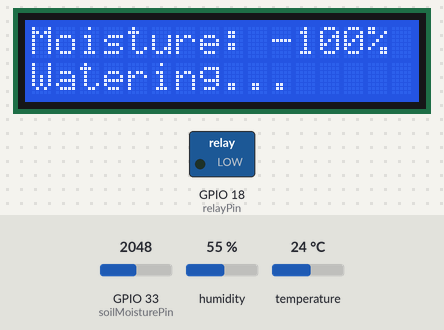
Simulated run of this sketch. Board: ESP32. Parts: 16×2 character LCD, switched loads named in the sketch (green lamp = pin HIGH). The inputs (shaded band) are chosen by the test bench; at power-on: humidity 55 %, GPIO 33 (soilMoisturePin) = 2048, temperature 24 °C. WiFi joins after 1.5 s; servers stay silent unless stated; what the sketch prints to the serial monitor is not drawn.

Above: at 2.7 s.
2.8 s: humidity set to 22 %
At 4.2 s:
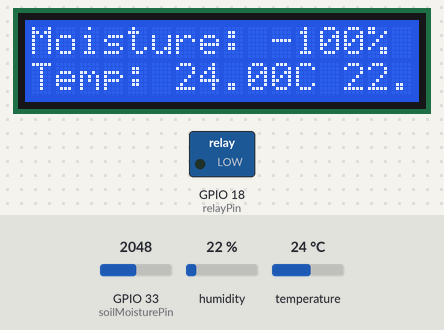
5.5 s: GPIO 33 (soilMoisturePin) set to 2866
8.2 s: GPIO 33 (soilMoisturePin) set to 765
At 10.8 s:
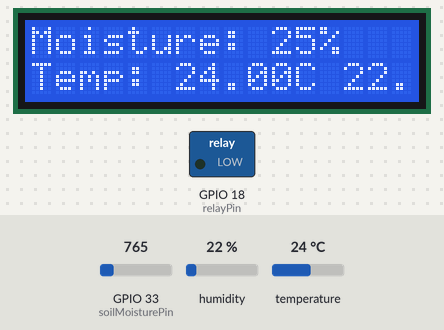
11.3 s: GPIO 33 (soilMoisturePin) set to 676
At 12.6 s:
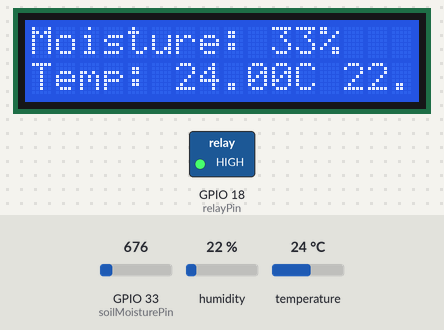
14.0 s: temperature set to 12 °C
At 17.1 s:
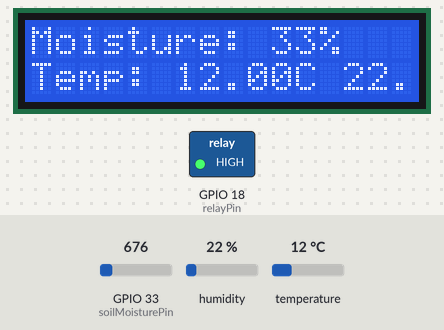
17.4 s: humidity set to 40 %
At 19.1 s:
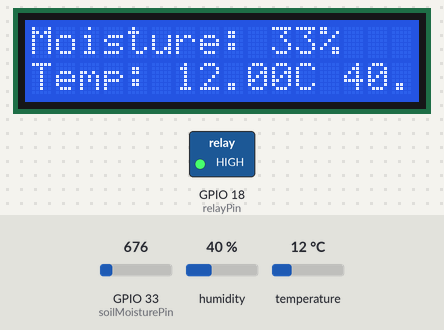
Timing chart, 0 to 20.6 s (numbered marks = the images above; inputs shaded):
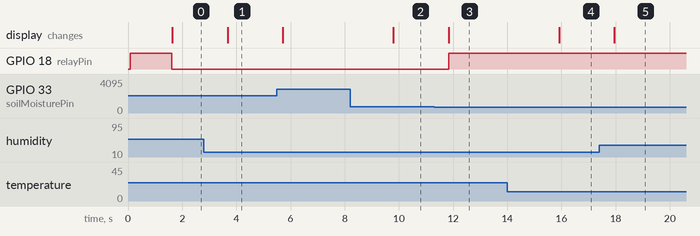

The sketch:

automatic_water_sprinkler.ino
```cpp
#include <Wire.h>
#include <LiquidCrystal_I2C.h>
#include <DHT.h>
#include <WiFi.h>
#include <HTTPClient.h>

LiquidCrystal_I2C lcd(0x27, 16, 2); // Adjust if I2C address is different

#define DHTPIN 5
#define DHTTYPE DHT22
DHT dht(DHTPIN, DHTTYPE);

const int soilMoisturePin = 33; // Soil moisture sensor pin
const int relayPin = 18;        // Relay control pin
int moistureThreshold = 30;     // Threshold for soil moisture percentage
unsigned long sprinklerDuration = 10000; // Duration to keep the sprinkler on
bool sprinklerActive = false;   // Track if the sprinkler is active
unsigned long sprinklerStartTime = 0; // Track when the sprinkler was activated

// Wi-Fi credentials
const char* ssid = "Yogesh";
const char* password = "Yogi5244";

// ThingSpeak API settings
const char* server = "http://api.thingspeak.com";
const char* apiKey = "4LXWKQERLLY5FIAN"; // Your ThingSpeak Write API Key
//const int channelID = YOUR_THINGSPEAK_CHANNEL_ID; // Your Channel ID

void setup() {
  Serial.begin(115200);

  Wire.begin(21, 22); // SDA = 21, SCL = 22 for ESP32

  lcd.init();
  lcd.backlight();
  lcd.setCursor(0, 0);
  lcd.print("Water Sprinkler");

  dht.begin();

  pinMode(relayPin, OUTPUT);
  digitalWrite(relayPin, HIGH); // Turn off relay initially

  Serial.println("Connecting to WiFi...");
  WiFi.begin(ssid, password);
  while (WiFi.status() != WL_CONNECTED) {
    delay(500);
    Serial.print(".");
  }
  Serial.println("\nConnected to WiFi");

  Serial.println("System initialized. Monitoring soil moisture and climate...");
}

void loop() {
  // Read soil moisture
  int soilMoistureValue = analogRead(soilMoisturePin);
  int moisturePercent = map(soilMoistureValue, 1023, 0, 0, 100); // Convert to percentage

  // Read temperature and humidity
  float temperature = dht.readTemperature();
  float humidity = dht.readHumidity();

  // Output to Serial Monitor
  Serial.print("Soil Moisture: ");
  Serial.print(moisturePercent);
  Serial.println("%");

  if (!isnan(temperature)) {
    Serial.print("Temperature: ");
    Serial.print(temperature);
    Serial.println("°C");
  } else {
    Serial.println("Temperature reading error.");
  }

  if (!isnan(humidity)) {
    Serial.print("Humidity: ");
    Serial.print(humidity);
    Serial.println("%");
  } else {
    Serial.println("Humidity reading error.");
  }

  // Display readings on LCD
  lcd.clear();
  lcd.setCursor(0, 0);
  lcd.print("Moisture: ");
  lcd.print(moisturePercent);
  lcd.print("%");

  lcd.setCursor(0, 1);
  lcd.print("Temp: ");
  lcd.print(temperature);
  lcd.print("C ");
  lcd.print(humidity);
  lcd.print("%");

  // Check if soil moisture is below threshold and control the sprinkler
  if (moisturePercent < moistureThreshold) {
    if (!sprinklerActive) {
      Serial.println("Soil is dry. Activating sprinkler...");
      digitalWrite(relayPin, LOW); // Activate relay to turn on sprinkler
      sprinklerActive = true;
      sprinklerStartTime = millis();
      lcd.setCursor(0, 1);
      lcd.print("Watering...     ");
    }
  } else {
    if (sprinklerActive && (millis() - sprinklerStartTime > sprinklerDuration)) {
      Serial.println("Soil is moist. Turning off sprinkler.");
      digitalWrite(relayPin, HIGH); // Turn off sprinkler
      sprinklerActive = false;
    }
  }

  // Send data to ThingSpeak every 20 seconds
  static unsigned long lastSendTime = 0;
  if (millis() - lastSendTime > 20000) {
    sendToThingSpeak(moisturePercent, temperature, humidity);
    lastSendTime = millis();
  }

  delay(2000); // Delay for sensor stabilization
}

// Function to send data to ThingSpeak
void sendToThingSpeak(int moisture, float temperature, float humidity) {
  if (WiFi.status() == WL_CONNECTED) {
    HTTPClient http;

    // Construct the URL for ThingSpeak
    String url = String(server) + "/update?api_key=" + apiKey +
                 "&field1=" + moisture +
                 "&field2=" + temperature +
                 "&field3=" + humidity;

    http.begin(url);
    int httpResponseCode = http.GET();

    if (httpResponseCode > 0) {
      Serial.print("Data sent to ThingSpeak. Response code: ");
      Serial.println(httpResponseCode);
    } else {
      Serial.print("Error sending data: ");
      Serial.println(httpResponseCode);
    }
    http.end();
  } else {
    Serial.println("WiFi not connected");
  }
}
```

Measured:
- the behaviour switches between 717 and 716 on GPIO 33 (soilMoisturePin) (found by bisection; images 2 and 3)
- after the input at 2.8 s, the display: changes after 0.88 s (image 1)
- after the input at 8.2 s, the display: changes after 1.6 s (image 2)
- after the input at 11.3 s, GPIO 18 (relayPin): LOW → HIGH after 0.54 s; the display: changes after 0.54 s (image 3)
- after the input at 14.0 s, the display: changes after 1.9 s (image 4)
- after the input at 17.4 s, the display: changes after 0.56 s (image 5)
